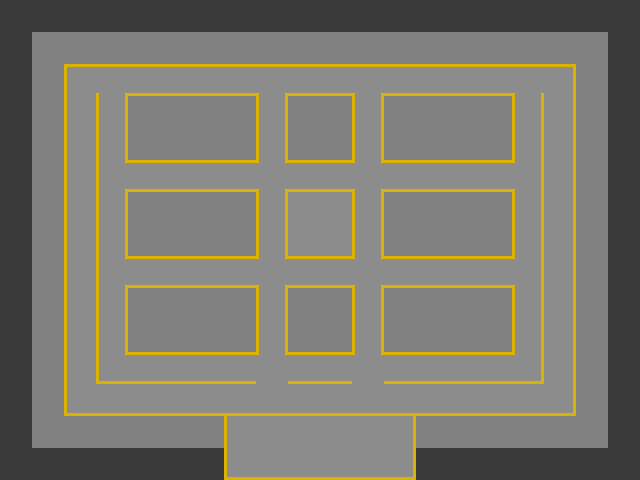

A 2D game scene composited from a Tiled map and its tileset images. What follows is a short description and the map's XML, with every tile layer's data as written:
An orthogonal 20x15 tile map with 32x32 px tiles, 2 tile layers (base, decals) and 66 objects (56x shelf, charging-station, loading-bay, A, B, ...).

<map version="1.10" tiledversion="1.12.2" orientation="orthogonal" renderorder="right-down" width="20" height="15" tilewidth="32" tileheight="32" infinite="0" nextlayerid="10" nextobjectid="203">
 <tileset firstgid="1" source="tileset.tsx" />
 <objectgroup id="4" name="entities">
  <object id="111" name="charging-station" x="288" y="192" width="64" height="64">
   <properties>
    <property name="type" value="chargingStation" />
   </properties>
  </object>
  <object id="112" name="loading-bay" x="224" y="416" width="192" height="64">
   <properties>
    <property name="type" value="loadingBay" />
   </properties>
  </object>
 </objectgroup>
 <objectgroup id="8" name="shelves">
  <object id="147" name="shelf" x="160" y="320" width="32" height="32.125" />
  <object id="148" name="shelf" x="160" y="224" width="32" height="32.125" />
  <object id="149" name="shelf" x="160" y="128" width="32" height="32.125" />
  <object id="150" name="shelf" x="416" y="128" width="32" height="32.125" />
  <object id="151" name="shelf" x="416" y="224" width="32" height="32.125" />
  <object id="152" name="shelf" x="416" y="320" width="32" height="32.125" />
  <object id="153" name="shelf" x="320" y="320" width="32" height="32.125" />
  <object id="154" name="shelf" x="320" y="128" width="32" height="32.125" />
  <object id="155" name="shelf" x="192" y="320" width="32" height="32.125" />
  <object id="156" name="shelf" x="192" y="224" width="32" height="32.125" />
  <object id="157" name="shelf" x="192" y="128" width="32" height="32.125" />
  <object id="158" name="shelf" x="448" y="128" width="32" height="32.125" />
  <object id="159" name="shelf" x="448" y="224" width="32" height="32.125" />
  <object id="160" name="shelf" x="448" y="320" width="32" height="32.125" />
  <object id="161" name="shelf" x="224" y="320" width="32" height="32.125" />
  <object id="162" name="shelf" x="224" y="224" width="32" height="32.125" />
  <object id="163" name="shelf" x="224" y="128" width="32" height="32.125" />
  <object id="164" name="shelf" x="480" y="128" width="32" height="32.125" />
  <object id="165" name="shelf" x="480" y="224" width="32" height="32.125" />
  <object id="166" name="shelf" x="480" y="320" width="32" height="32.125" />
  <object id="167" name="shelf" x="128" y="288" width="32" height="32.125" />
  <object id="168" name="shelf" x="128" y="192" width="32" height="32.125" />
  <object id="169" name="shelf" x="128" y="96" width="32" height="32.125" />
  <object id="170" name="shelf" x="384" y="96" width="32" height="32.125" />
  <object id="171" name="shelf" x="384" y="192" width="32" height="32.125" />
  <object id="172" name="shelf" x="384" y="288" width="32" height="32.125" />
  <object id="173" name="shelf" x="288" y="288" width="32" height="32.125" />
  <object id="174" name="shelf" x="288" y="96" width="32" height="32.125" />
  <object id="175" name="shelf" x="160" y="288" width="32" height="32.125" />
  <object id="176" name="shelf" x="160" y="192" width="32" height="32.125" />
  <object id="177" name="shelf" x="160" y="96" width="32" height="32.125" />
  <object id="178" name="shelf" x="416" y="96" width="32" height="32.125" />
  <object id="179" name="shelf" x="416" y="192" width="32" height="32.125" />
  <object id="180" name="shelf" x="416" y="288" width="32" height="32.125" />
  <object id="181" name="shelf" x="320" y="288" width="32" height="32.125" />
  <object id="182" name="shelf" x="320" y="96" width="32" height="32.125" />
  <object id="183" name="shelf" x="192" y="288" width="32" height="32.125" />
  <object id="184" name="shelf" x="192" y="192" width="32" height="32.125" />
  <object id="185" name="shelf" x="192" y="96" width="32" height="32.125" />
  <object id="186" name="shelf" x="448" y="96" width="32" height="32.125" />
  <object id="187" name="shelf" x="448" y="192" width="32" height="32.125" />
  <object id="188" name="shelf" x="448" y="288" width="32" height="32.125" />
  <object id="189" name="shelf" x="224" y="288" width="32" height="32.125" />
  <object id="190" name="shelf" x="224" y="192" width="32" height="32.125" />
  <object id="191" name="shelf" x="224" y="96" width="32" height="32.125" />
  <object id="192" name="shelf" x="480" y="96" width="32" height="32.125" />
  <object id="193" name="shelf" x="480" y="192" width="32" height="32.125" />
  <object id="194" name="shelf" x="480" y="288" width="32" height="32.125" />
  <object id="195" name="shelf" x="128" y="320" width="32" height="32.125" />
  <object id="196" name="shelf" x="128" y="224" width="32" height="32.125" />
  <object id="197" name="shelf" x="128" y="128" width="32" height="32.125" />
  <object id="198" name="shelf" x="384" y="128" width="32" height="32.125" />
  <object id="199" name="shelf" x="384" y="224" width="32" height="32.125" />
  <object id="200" name="shelf" x="384" y="320" width="32" height="32.125" />
  <object id="201" name="shelf" x="288" y="320" width="32" height="32.125" />
  <object id="202" name="shelf" x="288" y="128" width="32" height="32.125" />
 </objectgroup>
 <objectgroup id="6" name="zones">
  <object id="137" name="A" x="128" y="288" width="128" height="64" />
  <object id="138" name="B" x="288" y="288" width="64" height="64" />
  <object id="139" name="C" x="384" y="288" width="128" height="64" />
  <object id="140" name="D" x="128" y="192" width="128" height="64" />
  <object id="142" name="E" x="384" y="192" width="128" height="64" />
  <object id="143" name="F" x="128" y="96" width="128" height="64" />
  <object id="144" name="G" x="288" y="96" width="64" height="64" />
  <object id="145" name="H" x="384" y="96" width="128" height="64" />
 </objectgroup>
 <layer id="1" name="base" width="20" height="15">
  <data encoding="csv">
5,5,5,5,5,5,5,5,5,5,5,5,5,5,5,5,5,5,5,5,
5,2,2,2,2,2,2,2,2,2,2,2,2,2,2,2,2,2,2,5,
5,2,1,1,1,1,1,1,1,1,1,1,1,1,1,1,1,1,2,5,
5,2,1,1,2,2,2,2,1,2,2,1,2,2,2,2,1,1,2,5,
5,2,1,1,2,2,2,2,1,2,2,1,2,2,2,2,1,1,2,5,
5,2,1,1,1,1,1,1,1,1,1,1,1,1,1,1,1,1,2,5,
5,2,1,1,2,2,2,2,1,1,1,1,2,2,2,2,1,1,2,5,
5,2,1,1,2,2,2,2,1,1,1,1,2,2,2,2,1,1,2,5,
5,2,1,1,1,1,1,1,1,1,1,1,1,1,1,1,1,1,2,5,
5,2,1,1,2,2,2,2,1,2,2,1,2,2,2,2,1,1,2,5,
5,2,1,1,2,2,2,2,1,2,2,1,2,2,2,2,1,1,2,5,
5,2,1,1,1,1,1,1,1,1,1,1,1,1,1,1,1,1,2,5,
5,2,1,1,1,1,1,1,1,1,1,1,1,1,1,1,1,1,2,5,
5,2,2,2,2,2,2,1,1,1,1,1,1,2,2,2,2,2,2,5,
5,5,5,5,5,5,5,1,1,1,1,1,1,5,5,5,5,5,5,5
</data>
 </layer>
 <layer id="2" name="decals" width="20" height="15">
  <data encoding="csv">
0,0,0,0,0,0,0,0,0,0,0,0,0,0,0,0,0,0,0,0,
0,2,2,2,2,2,2,2,2,2,2,2,2,2,2,2,2,2,2,0,
0,2,9,22,11,11,11,11,22,11,11,22,11,11,11,11,22,10,2,0,
0,2,13,12,0,0,0,0,12,0,0,12,0,0,0,0,12,14,2,0,
0,2,13,12,0,0,0,0,12,0,0,12,0,0,0,0,12,14,2,0,
0,2,13,19,11,11,11,11,21,11,11,21,11,11,11,11,20,14,2,0,
0,2,13,12,0,0,0,0,12,0,0,12,0,0,0,0,12,14,2,0,
0,2,13,12,0,0,0,0,12,0,0,12,0,0,0,0,12,14,2,0,
0,2,13,19,11,11,11,11,21,11,11,21,11,11,11,11,20,14,2,0,
0,2,13,12,0,0,0,0,12,0,0,12,0,0,0,0,12,14,2,0,
0,2,13,12,0,0,0,0,12,0,0,12,0,0,0,0,12,14,2,0,
0,2,13,7,11,11,11,11,24,11,11,24,11,11,11,11,8,14,2,0,
0,2,17,15,15,15,15,15,15,15,15,15,15,15,15,15,15,18,2,0,
0,2,2,2,2,2,2,13,0,0,0,0,14,2,2,2,2,2,2,0,
0,0,0,0,0,0,0,17,15,15,15,15,18,0,0,0,0,0,0,0
</data>
 </layer>
</map>
